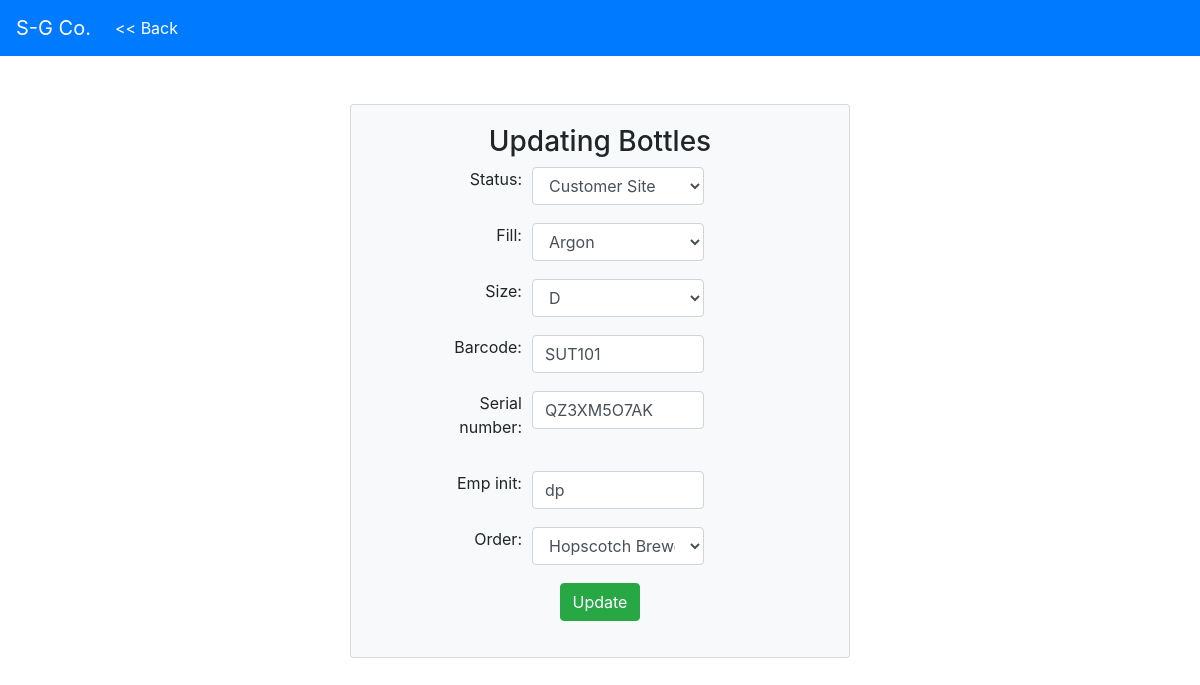
Screenshot of /warehouse/bottles/update/QZ3XM5O7AK with the database file from the repository.
### inventory/models.py (models this page shows, shortened)
class Bottle(models.Model):
    TRUCK = 'TK'
    CUSTOMER = 'CS'
    DOCKED_EMPTY = 'DE'
    DOCKED_FULL = 'DF'
    RETEST = 'RT'
    STATUS_CHOICES = (
        (TRUCK, 'On Truck'),
        (CUSTOMER, 'Customer Site'),
        (DOCKED_FULL, 'Docked Full'),
        (DOCKED_EMPTY, 'Docked Empty'),
        (RETEST, 'Retest'),
    )
    ACETYLENE = 'AC'
    ARGON = 'AR'
    BEER_GAS = 'BG'
    CARBON_DIOXIDE = 'CD'
    GUINNESS_GAS = 'GS'
    HELIUM = 'HE'
    MIX_C2 = 'C2'
    MIX_C10 = 'C10'
    MIX_C25 = 'C25'
    NITROGEN = 'NI'
    OXYGEN = 'OX'
    STARGON = 'ST'
    SYPHON = 'SY'
    FILL_CHOICES = (
        (ACETYLENE, 'Acetylene'),
        (ARGON, 'Argon'),
        (BEER_GAS, 'Beer Gas'),
        (CARBON_DIOXIDE, 'Carbon Dioxide'),
        (GUINNESS_GAS, 'Guinness Gas'),
        (HELIUM, 'Helium'),
        (MIX_C2, 'Mix C2'),
        (MIX_C10, 'Mix C10'),
        (MIX_C25, 'Mix C25'),
        (NITROGEN, 'Nitrogen'),
        (OXYGEN, 'Oxygen'),
        (STARGON, 'Stargon'),
        (SYPHON, 'Syphon'),
    )
    SIZE_CHOICES = (
        ('T', 'T'),
        ('K', 'K'),
        ('S', 'S'),
        ('D', 'D'),
        ('Q', 'Q'),
        ('R', 'R'),
        ('50', '50'),
        ('40', '40'),
        ('20', '20'),
        ('15', '15'),
        ('10', '10'),
        ('5', '5'),
        ('2.5', '2.5'),
    )
    status = models.CharField(max_length=2, choices=STATUS_CHOICES, default=DOCKED_FULL)
    fill = models.CharField(max_length=3, choices=FILL_CHOICES)
    size = models.CharField(max_length=3, choices=SIZE_CHOICES, default='T')
    barcode = models.CharField(max_length=15, unique=True)
    serial_number = models.CharField(max_length=15, unique=True, primary_key=True)
    emp_init = models.CharField(max_length=3)
    order = models.ForeignKey(Order, null=True, blank=False, on_delete=models.CASCADE)

### warehouse/views.py (the view)
# urls.py: url(r'^bottles/update/(?P<pk>\w+)$', views.BottlesUpdate.as_view(), name='bottles_update'),
class BottlesUpdate(UpdateView):
    model = Bottle
    form_class = BottlesUpdateForm
    template_name_suffix = '_update_form'

### warehouse/forms.py
class BottlesUpdateForm(forms.ModelForm):
    def __init__(self, *args, **kwargs):
        super(BottlesUpdateForm, self).__init__(*args, **kwargs)
        self.fields['order'].required = False
        self.fields['emp_init'].widget.attrs = {
            'class': 'form-control'
        }
        self.fields['fill'].widget.attrs = {
            'class': 'form-control'
        }
        self.fields['size'].widget.attrs = {
            'class': 'form-control'
        }
        self.fields['status'].widget.attrs = {
            'class': 'form-control'
        }
        self.fields['serial_number'].widget.attrs = {
            'class': 'form-control'
        }
        self.fields['barcode'].widget.attrs = {
            'class': 'form-control'
        }
        self.fields['order'].widget.attrs = {
            'class': 'form-control'
        }
    class Meta:
        model = Bottle
        fields = '__all__'

### sales/models.py (called while the page is built)
    def __str__(self):
        return ' '.join([self.company, str(self.customer_id)])

    def __str__(self):
        return "{} - {} - {} id: {}".format(self.customer, self.ship_date, self.order_number, self.order_number)

### templates/inventory/bottle_update_form.html (shortened to what this page needs)
{% extends 'warehouse/base.html' %}
{% block back_link %}{% url 'warehouse:pre_bottles_update' %}{% endblock %}
{% block body %}
  <div class="container-fluid">
    <div class="row">
      <div class="card col-sm-5 mt-5 mx-auto bg-light">
        <div class="card-body text-center">
          <h3>Updating Bottles</h3>
          <form action="" method="post">
            {% for field in form %}
                <div class="form-group">
                  <div class="form-row">
                    <label class="col-sm-3 offset-sm-1 text-right">{{ field.label_tag }}</label>
                    <div class="col-sm-5">{{ field }}</div>
                  </div>
                </div>
            {% endfor %}
            <div class="form-group">
              <button class="btn btn-success mx-auto">Update</button>
            </div>
          </form>
        </div>
      </div>
    </div>
  </div>
{% endblock %}

### rows the page displays
Bottle: form "Customer Site" "Argon" "D" "SUT101" "QZ3XM5O7AK" "dp" "Hopscotch Brewery 4 - 2017-12-09 - 2 id: 2"

### other values shown
{{ field.label_tag }} "Status:" "Fill:" "Size:" "Barcode:" "Serial number:" "Emp init:" "Order:"
